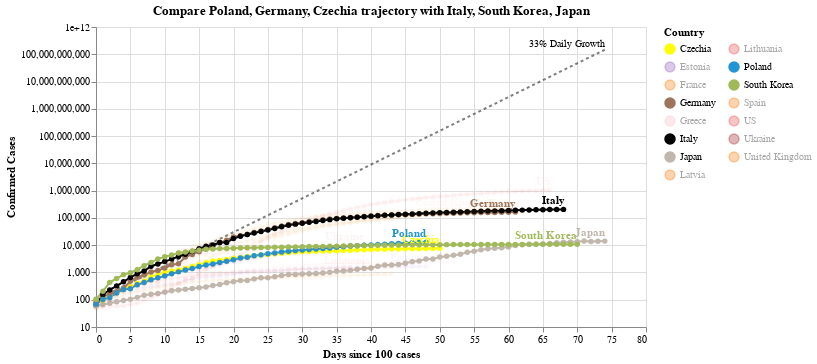

Notebook source saved alongside this figure:
### Code cell
#hide_input
chart2 = make_since_chart(['Poland', 'Germany', 'Czechia'])
chart2

### Figure 1 — Vega-Lite specification as saved in the notebook (floating-point values rounded to 4 significant figures; data arrays with more than 128 entries replaced by an {"elided": "..."} marker saying what was removed)
{"config": {"view": {"continuousWidth": 400, "continuousHeight": 300}}, "layer": [{"mark": {"type": "line", "color": "black", "opacity": 0.5, "strokeDash": [3, 3]}, "encoding": {"x": {"type": "quantitative", "field": "Days since 100 cases"}, "y": {"type": "quantitative", "field": "Confirmed Cases"}}}, {"mark": {"type": "text", "align": "right", "dy": -6, "fontSize": 10, "text": "33% Daily Growth"}, "encoding": {"x": {"type": "quantitative", "field": "Days since 100 cases"}, "y": {"type": "quantitative", "field": "Confirmed Cases"}}, "transform": [{"filter": "(datum['Days since 100 cases'] >= 74)"}]}, {"data": {"name": "data-0fdaec11534d90cb88cf265c39a3c27d"}, "mark": {"type": "line", "point": true}, "encoding": {"color": {"type": "nominal", "field": "Country", "legend": {"columns": 2}, "scale": {"domain": ["Czechia", "Estonia", "France", "Germany", "Greece", "Italy", "Japan", "Latvia", "Lithuania", "Poland", "South Korea", "Spain", "US", "Ukraine", "United Kingdom"], "range": ["yellow", "#9467bd", "#F58518", "#9D755D", "pink", "black", "#C1B7AD", "#F58518", "#E45756", "#2495D3", "#A1BA59", "#F58518", "#E45756", "brown", "#F58518"]}}, "opacity": {"condition": {"value": 1, "selection": "selector002"}, "value": 0.05}, "tooltip": [{"type": "nominal", "field": "Country"}, {"type": "temporal", "field": "Date"}, {"type": "quantitative", "field": "Confirmed Cases"}, {"type": "quantitative", "field": "Days since 100 cases"}], "x": {"type": "quantitative", "field": "Days since 100 cases"}, "y": {"type": "quantitative", "field": "Confirmed Cases", "scale": {"type": "log"}}}, "selection": {"selector002": {"type": "multi", "fields": ["Country"], "bind": "legend", "init": [{"Country": "Poland"}, {"Country": "Germany"}, {"Country": "Czechia"}, {"Country": "Italy"}, {"Country": "South Korea"}, {"Country": "Japan"}]}}, "width": 550}, {"data": {"name": "data-0fdaec11534d90cb88cf265c39a3c27d"}, "mark": {"type": "text", "align": "right", "dy": -8, "fontWeight": "bold"}, "encoding": {"color": {"type": "nominal", "field": "Country", "legend": {"columns": 2}, "scale": {"domain": ["Czechia", "Estonia", "France", "Germany", "Greece", "Italy", "Japan", "Latvia", "Lithuania", "Poland", "South Korea", "Spain", "US", "Ukraine", "United Kingdom"], "range": ["yellow", "#9467bd", "#F58518", "#9D755D", "pink", "black", "#C1B7AD", "#F58518", "#E45756", "#2495D3", "#A1BA59", "#F58518", "#E45756", "brown", "#F58518"]}}, "opacity": {"condition": {"value": 1, "selection": "selector002"}, "value": 0.05}, "text": {"type": "nominal", "field": "Country"}, "tooltip": [{"type": "nominal", "field": "Country"}, {"type": "temporal", "field": "Date"}, {"type": "quantitative", "field": "Confirmed Cases"}, {"type": "quantitative", "field": "Days since 100 cases"}], "x": {"type": "quantitative", "field": "Days since 100 cases"}, "y": {"type": "quantitative", "field": "Confirmed Cases", "scale": {"type": "log"}}}, "transform": [{"filter": "(datum['Date'] >= 1588204800000)"}], "width": 550}], "data": {"name": "data-382c89820c78be5260470f1bf08c0b99"}, "title": "Compare Poland, Germany, Czechia trajectory with Italy, South Korea, Japan", "$schema": "https://vega.github.io/schema/vega-lite/v4.0.2.json", "datasets": {"data-382c89820c78be5260470f1bf08c0b99": [{"Days since 100 cases": 0, "Confirmed Cases": 100.0}, {"Days since 100 cases": 1, "Confirmed Cases": 133.0}, {"Days since 100 cases": 2, "Confirmed Cases": 176.9}, {"Days since 100 cases": 3, "Confirmed Cases": 235.3}, {"Days since 100 cases": 4, "Confirmed Cases": 312.9}, {"Days since 100 cases": 5, "Confirmed Cases": 416.2}, {"Days since 100 cases": 6, "Confirmed Cases": 553.5}, {"Days since 100 cases": 7, "Confirmed Cases": 736.1}, {"Days since 100 cases": 8, "Confirmed Cases": 979.1}, {"Days since 100 cases": 9, "Confirmed Cases": 1302.0}, {"Days since 100 cases": 10, "Confirmed Cases": 1732.0}, {"Days since 100 cases": 11, "Confirmed Cases": 2303.0}, {"Days since 100 cases": 12, "Confirmed Cases": 3064.0}, {"Days since 100 cases": 13, "Confirmed Cases": 4074.0}, {"Days since 100 cases": 14, "Confirmed Cases": 5419.0}, {"Days since 100 cases": 15, "Confirmed Cases": 7207.0}, {"Days since 100 cases": 16, "Confirmed Cases": 9586.0}, {"Days since 100 cases": 17, "Confirmed Cases": 12750.0}, {"Days since 100 cases": 18, "Confirmed Cases": 16960.0}, {"Days since 100 cases": 19, "Confirmed Cases": 22550.0}, {"Days since 100 cases": 20, "Confirmed Cases": 29990.0}, {"Days since 100 cases": 21, "Confirmed Cases": 39890.0}, {"Days since 100 cases": 22, "Confirmed Cases": 53060.0}, {"Days since 100 cases": 23, "Confirmed Cases": 70560.0}, {"Days since 100 cases": 24, "Confirmed Cases": 93850.0}, {"Days since 100 cases": 25, "Confirmed Cases": 124800.0}, {"Days since 100 cases": 26, "Confirmed Cases": 166000.0}, {"Days since 100 cases": 27, "Confirmed Cases": 220800.0}, {"Days since 100 cases": 28, "Confirmed Cases": 293700.0}, {"Days since 100 cases": 29, "Confirmed Cases": 390600.0}, {"Days since 100 cases": 30, "Confirmed Cases": 519500.0}, {"Days since 100 cases": 31, "Confirmed Cases": 690900.0}, {"Days since 100 cases": 32, "Confirmed Cases": 918900.0}, {"Days since 100 cases": 33, "Confirmed Cases": 1222000.0}, {"Days since 100 cases": 34, "Confirmed Cases": 1625000.0}, {"Days since 100 cases": 35, "Confirmed Cases": 2162000.0}, {"Days since 100 cases": 36, "Confirmed Cases": 2875000.0}, {"Days since 100 cases": 37, "Confirmed Cases": 3824000.0}, {"Days since 100 cases": 38, "Confirmed Cases": 5086000.0}, {"Days since 100 cases": 39, "Confirmed Cases": 6764000.0}, {"Days since 100 cases": 40, "Confirmed Cases": 8996000.0}, {"Days since 100 cases": 41, "Confirmed Cases": 11970000.0}, {"Days since 100 cases": 42, "Confirmed Cases": 15910000.0}, {"Days since 100 cases": 43, "Confirmed Cases": 21170000.0}, {"Days since 100 cases": 44, "Confirmed Cases": 28150000.0}, {"Days since 100 cases": 45, "Confirmed Cases": 37440000.0}, {"Days since 100 cases": 46, "Confirmed Cases": 49790000.0}, {"Days since 100 cases": 47, "Confirmed Cases": 66230000.0}, {"Days since 100 cases": 48, "Confirmed Cases": 88080000.0}, {"Days since 100 cases": 49, "Confirmed Cases": 117100000.0}, {"Days since 100 cases": 50, "Confirmed Cases": 155800000.0}, {"Days since 100 cases": 51, "Confirmed Cases": 207200000.0}, {"Days since 100 cases": 52, "Confirmed Cases": 275600000.0}, {"Days since 100 cases": 53, "Confirmed Cases": 366600000.0}, {"Days since 100 cases": 54, "Confirmed Cases": 487500000.0}, {"Days since 100 cases": 55, "Confirmed Cases": 648400000.0}, {"Days since 100 cases": 56, "Confirmed Cases": 862400000.0}, {"Days since 100 cases": 57, "Confirmed Cases": 1147000000.0}, {"Days since 100 cases": 58, "Confirmed Cases": 1525000000.0}, {"Days since 100 cases": 59, "Confirmed Cases": 2029000000.0}, {"Days since 100 cases": 60, "Confirmed Cases": 2698000000.0}, {"Days since 100 cases": 61, "Confirmed Cases": 3589000000.0}, {"Days since 100 cases": 62, "Confirmed Cases": 4773000000.0}, {"Days since 100 cases": 63, "Confirmed Cases": 6348000000.0}, {"Days since 100 cases": 64, "Confirmed Cases": 8443000000.0}, {"Days since 100 cases": 65, "Confirmed Cases": 11230000000.0}, {"Days since 100 cases": 66, "Confirmed Cases": 14940000000.0}, {"Days since 100 cases": 67, "Confirmed Cases": 19860000000.0}, {"Days since 100 cases": 68, "Confirmed Cases": 26420000000.0}, {"Days since 100 cases": 69, "Confirmed Cases": 35140000000.0}, {"Days since 100 cases": 70, "Confirmed Cases": 46730000000.0}, {"Days since 100 cases": 71, "Confirmed Cases": 62150000000.0}, {"Days since 100 cases": 72, "Confirmed Cases": 82660000000.0}, {"Days since 100 cases": 73, "Confirmed Cases": 109900000000.0}, {"Days since 100 cases": 74, "Confirmed Cases": 146200000000.0}], "data-0fdaec11534d90cb88cf265c39a3c27d": {"elided": "855 records"}}}
